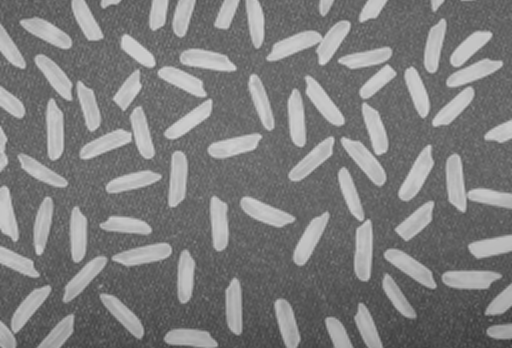
//> input picture Report-04/rice.png, 512 x 348 px
$ ./Report-04   (built with g++ and OpenCV 4)
//> lines starting //> are read from the running program, lines starting //| are printed output that depends on the picture; after the words box and inside, x2 and y2 are one past the last pixel; in counts of white or black regions, pixels touching at a corner belong together
#include <opencv2/core/core.hpp>
#include <opencv2/highgui/highgui.hpp>
#include <opencv2/imgproc/imgproc.hpp>
#include <iostream>

int countNumberOfRice(cv::Mat src);

int main(int argc, char* argv[]){

cv::Mat src = cv::imread("/home/rovi2022/Documents/Machine-Vision/Reports/Report-04/rice.png", cv::IMREAD_GRAYSCALE);
//> src is the input picture: 348 rows x 512 cols, CV_8UC1; min 52, max 214, mean 124.8
cv::namedWindow("Input image",cv::WINDOW_FULLSCREEN);
cv::imshow("Input image", src);
//There are N-1 rice grains since one class is background
std::cout << "Number of objects: ";
std::cout << countNumberOfRice(src)<<std::endl;
std::cout << std::endl;
}


int countNumberOfRice(cv::Mat src){
    cv::Mat resultImage = src.clone();
    cv::Mat kernel = getStructuringElement(cv::MorphShapes::MORPH_CROSS, cv::Size(3, 3), cv::Point(-1,-1));
    int iteration = 5;
    cv::threshold(src, resultImage, 0, 255, cv::THRESH_BINARY|cv::THRESH_OTSU);
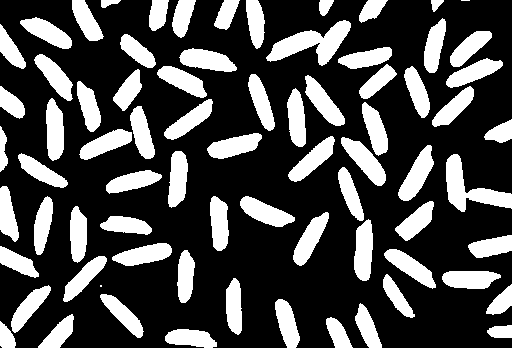
//> resultImage: 348 rows x 512 cols, CV_8UC1; 29.1% white; 75 white regions (2 under 20 px), largest, box (x1, y1, x2, y2) and area: (266, 20, 351, 66) 1672, (446, 154, 512, 212) 1510, (341, 137, 386, 186) 951
    cv::erode(resultImage, resultImage, kernel, cv::Point(-1,-1), iteration);
    cv::dilate(resultImage, resultImage, kernel, cv::Point(-1,-1), iteration);
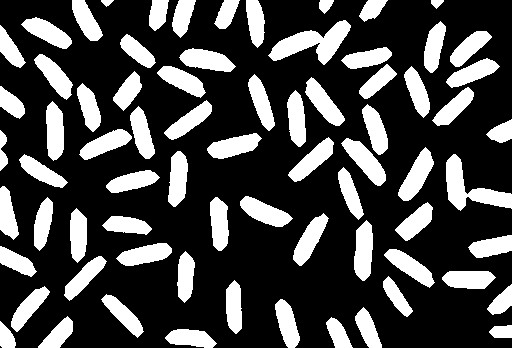
//> resultImage: 348 rows x 512 cols, CV_8UC1; 27.9% white; 73 white regions, largest, box (x1, y1, x2, y2) and area: (268, 20, 351, 65) 1613, (446, 154, 512, 211) 1467, (341, 138, 386, 186) 928
//| 74
    return cv::connectedComponents(resultImage, resultImage);
}
